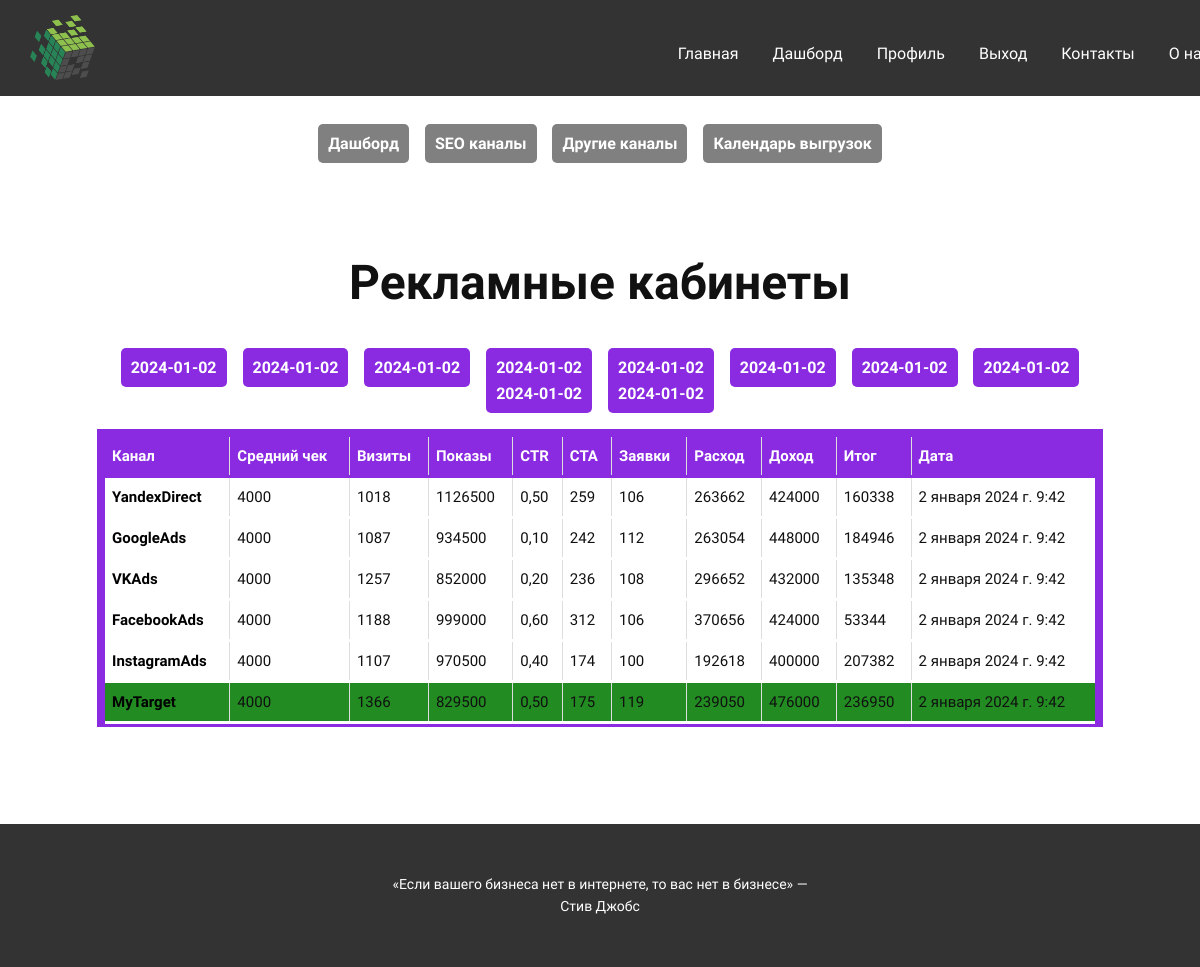
Page /analytic/ads-report/1/ (signed in) on the committed database.
### statistics_and_analytics/models.py (models this page shows, shortened)
class Ads(models.Model):
    title = models.CharField(max_length=100, default="-----", verbose_name="Название")
    average_check = models.PositiveIntegerField(default=0, verbose_name="Средний чек")
    views = models.PositiveIntegerField(default=0, verbose_name="Показы")
    visits = models.PositiveIntegerField(default=0, verbose_name="Визиты")
    ctr = models.DecimalField(
        default=0,
        verbose_name="CTR",
        blank=True,
        null=True,
        decimal_places=2,
        max_digits=10,
    )
    cta = models.PositiveIntegerField(default=0, verbose_name="Стоимость клика")
    transactions = models.PositiveIntegerField(default=0, verbose_name="Заявки")
    all_expense = models.PositiveIntegerField(default=0, verbose_name="Расход")
    income = models.PositiveIntegerField(default=0, verbose_name="Доход")
    created = models.DateTimeField(auto_now_add=True)
    class Meta:
        ordering = ["-created"]
        indexes = [
            models.Index(fields=["-created"]),
        ]

class YandexDirect(Ads):
    class Meta:
        verbose_name = "Yandex Direct отчет"
        verbose_name_plural = "Yandex Direct отчеты"

class Ads(models.Model):
    title = models.CharField(max_length=100, default="-----", verbose_name="Название")
    average_check = models.PositiveIntegerField(default=0, verbose_name="Средний чек")
    views = models.PositiveIntegerField(default=0, verbose_name="Показы")
    visits = models.PositiveIntegerField(default=0, verbose_name="Визиты")
    ctr = models.DecimalField(
        default=0,
        verbose_name="CTR",
        blank=True,
        null=True,
        decimal_places=2,
        max_digits=10,
    )
    cta = models.PositiveIntegerField(default=0, verbose_name="Стоимость клика")
    transactions = models.PositiveIntegerField(default=0, verbose_name="Заявки")
    all_expense = models.PositiveIntegerField(default=0, verbose_name="Расход")
    income = models.PositiveIntegerField(default=0, verbose_name="Доход")
    created = models.DateTimeField(auto_now_add=True)
    class Meta:
        ordering = ["-created"]
        indexes = [
            models.Index(fields=["-created"]),
        ]

class GoogleAds(Ads):
    class Meta:
        verbose_name = "Google Ads отчет"
        verbose_name_plural = "Google Ads отчеты"

class VKAds(Ads):
    class Meta:
        verbose_name = "VK Ads отчет"
        verbose_name_plural = "VK Ads отчеты"

class FacebookAds(Ads):
    class Meta:
        verbose_name = "Facebook Ads отчет"
        verbose_name_plural = "Facebook Ads отчеты"

class InstagramAds(Ads):
    class Meta:
        verbose_name = "Instagram Ads отчет"
        verbose_name_plural = "Instagram Ads отчеты"

class MyTarget(Ads):
    class Meta:
        verbose_name = "MyTarget Ads отчет"
        verbose_name_plural = "MyTarget Ads отчеты"

### statistics_and_analytics/views.py (the view)
# urls.py: path("ads-report/<int:page>/", ads_detail, name="ads_report"),
@login_required
@cache_page(60 * 60)
def ads_detail(request, page):
    ya_d = YandexDirect.objects.all()[:10]
    go_a = GoogleAds.objects.all()[:10]
    vk_a = VKAds.objects.all()[:10]
    fb_a = FacebookAds.objects.all()[:10]
    in_a = InstagramAds.objects.all()[:10]
    my_t = MyTarget.objects.all()[:10]
    ind = [i for i in range(1, len(ya_d) + 1)]
    dates = list(map(lambda d: d.strftime("%Y-%m-%d"), [s.created for s in ya_d]))
    data = list(
        zip(
            ya_d,
            go_a,
            vk_a,
            fb_a,
            in_a,
            my_t,
        )
    )
    res_dict = {}
    for i in range(len(ya_d)):
        res_dict.update({ind[i]: data[i]})
    context = {"data": res_dict[page], "pages": list(zip(ind, dates))}
    return render(request, "statistics_and_analytics/ads-report.html", context)

### statistics_and_analytics/templates/statistics_and_analytics/ads-report.html (shortened to what this page needs)
{% extends 'main/base.html' %}
{% load static %}
{% load mathfilters %}
{% block content %}
<p style="text-align:center; padding-top: 15px;">
    <a href="{% url 'saa:analytics' 1 %}" class="reports">Дашборд</a>
    <a href="{% url 'saa:seo_report' 1 %}" class="reports">SEO каналы</a>
    <a href="{% url 'saa:other_ads_report' 1 %}" class="reports">Другие каналы</a>
    <a href="{% url 'saa:dates' %}" class="reports">Календарь выгрузок</a>
</p>
<div id="main" style="margin: 100px;">
    <h2>Рекламные кабинеты</h2>
    <br>
    <div style="text-align: center">
        {% for page in pages %}
        <a href="{% url 'saa:ads_report' page.0 %}" id="span">{{page.1}}</a>
        {% endfor %}
    </div>
    <br>
    <div>
        <div class="col-md-6">
            <table class="table">
                <thead>
                <tr>
                    <th>Канал</th>
                    <th>Средний чек</th>
                    <th>Визиты</th>
                    <th>Показы</th>
                    <th>CTR</th>
                    <th>CTA</th>
                    <th>Заявки</th>
                    <th>Расход</th>
                    <th>Доход</th>
                    <th>Итог</th>
                    <th>Дата</th>
                </tr>
                </thead>
                <tbody>
                {% for d in data %}
                <tr>
                    <td style="color: black; font-weight: bold">{{ d.title }}</td>
                    <td>{{ d.average_check }}</td>
                    <td>{{ d.visits }}</td>
                    <td>{{ d.views }}</td>
                    <td>{{ d.ctr }}</td>
                    <td>{{ d.cta }}</td>
                    <td>{{ d.transactions }}</td>
                    <td>{{ d.all_expense }}</td>
                    <td>{{ d.income}}</td>
                    <td id="result">{{ d.income|sub:d.all_expense }}</td>
                    <td>{{ d.created}}</td>
                </tr>
                {% endfor %}
                </tbody>
            </table>
        </div>
    </div>
</div>
{% endblock %}

### statistics_and_analytics/templates/statistics_and_analytics/ads-report.html (style rules this page uses)
h2 { text-align: center; }
#main { min-height: 400px; }
table { width: 100%; margin-bottom: 20px; border: 5px solid BlueViolet; border-top: 5px solid BlueViolet; border-bottom: 3px solid BlueViolet; border-collapse: collapse; outline: 3px solid BlueViolet; font-size: 15px; background: #fff!important; }
table th { font-weight: bold; padding: 7px; background: BlueViolet; color: white; border: 1px solid #dddddd; text-align: left; font-size: 15px; border-top: 3px solid #fff; border-bottom: 3px solid BlueViolet; }
table td { padding: 7px; border: 1px solid #dddddd; border-top: 3px solid #fff; border-bottom: 3px solid #fff; font-size: 15px; }
#span { margin: 6px; padding: 10px; background-color: BlueViolet; color: white; font-weight: bold; border-radius: 5px; width: 200px; height: 100px; }
.reports { margin: 6px; padding: 10px; background-color: Grey; color: white; font-weight: bold; border-radius: 5px; width: 200px; height: 100px; }

### rows in the picture
YandexDirect: title "YandexDirect", average_check "4000", visits "1018", views "1126500", ctr "0,50", cta "259", transactions "106", all_expense "263662", income "424000", income|sub "160338", created "2 января 2024 г. 9:42"
GoogleAds: title "GoogleAds", average_check "4000", visits "1087", views "934500", ctr "0,10", cta "242", transactions "112", all_expense "263054", income "448000", income|sub "184946", created "2 января 2024 г. 9:42"
VKAds: title "VKAds", average_check "4000", visits "1257", views "852000", ctr "0,20", cta "236", transactions "108", all_expense "296652", income "432000", income|sub "135348", created "2 января 2024 г. 9:42"
FacebookAds: title "FacebookAds", average_check "4000", visits "1188", views "999000", ctr "0,60", cta "312", transactions "106", all_expense "370656", income "424000", income|sub "53344", created "2 января 2024 г. 9:42"
InstagramAds: title "InstagramAds", average_check "4000", visits "1107", views "970500", ctr "0,40", cta "174", transactions "100", all_expense "192618", income "400000", income|sub "207382", created "2 января 2024 г. 9:42"
MyTarget: title "MyTarget", average_check "4000", visits "1366", views "829500", ctr "0,50", cta "175", transactions "119", all_expense "239050", income "476000", income|sub "236950", created "2 января 2024 г. 9:42"

### other values in the picture
{{ page.1 }} "2024-01-02" "2024-01-02" "2024-01-02" "2024-01-02" "2024-01-02" "2024-01-02" "2024-01-02" "2024-01-02" "2024-01-02" "2024-01-02"
